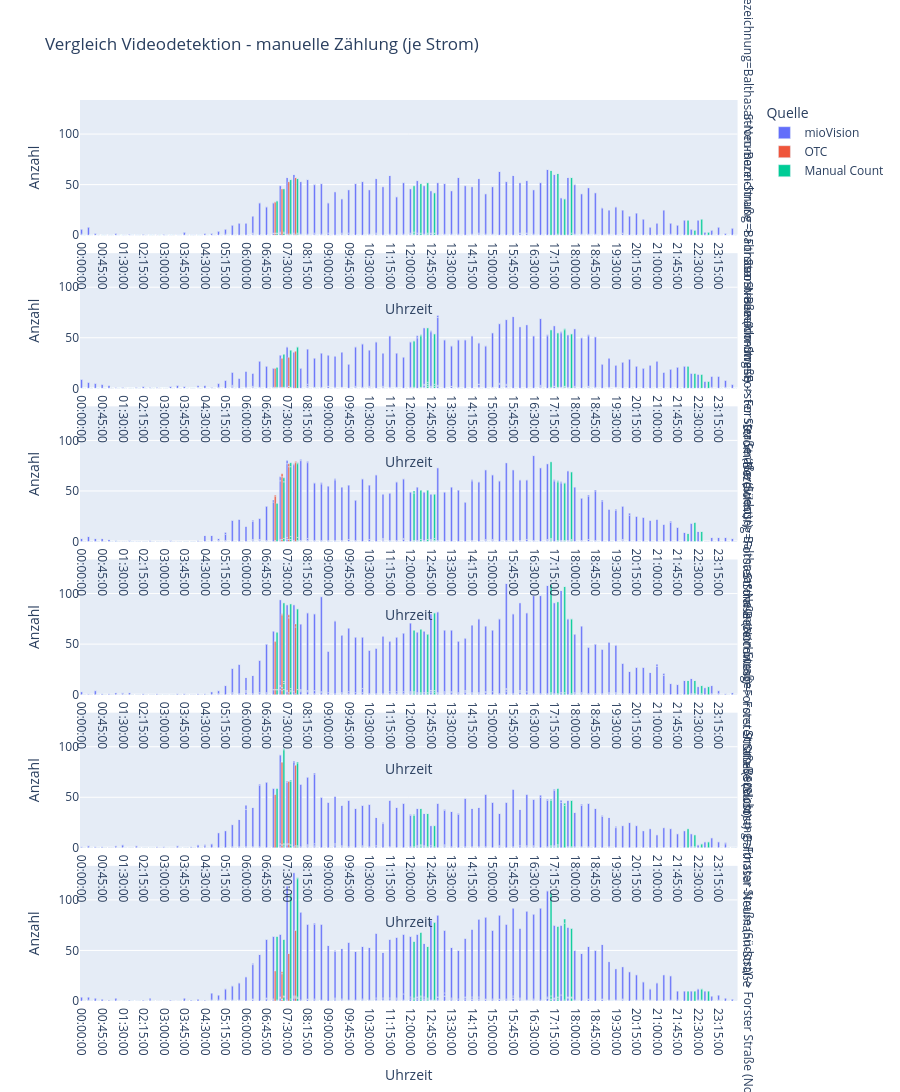

Notebook code cell kept with this figure:
### Code cell
plot_data = flow_plot_data
fig = px.bar(
    plot_data,
    x="Uhrzeit",
    y="Anzahl",
    color="Quelle",
    category_orders={"Quelle": ["mioVision", "OTC", "Manual Count"]},
    barmode="group",
    facet_row="Strom-Bezeichnung",
    height=len(plot_data["Strom-Bezeichnung"].unique()) * 500,
    facet_row_spacing=0.02,
    title="Vergleich Videodetektion - manuelle Zählung (je Strom)",
    custom_data=["Quelle", "Fzg-Typ"],
)
fig.update_xaxes(title="Uhrzeit", visible=True, showticklabels=True)
fig.update_traces(
    hovertemplate="Time:%{x}<br>Value:%{value}<br>Fzg-Typ:%{customdata[1]}"
)
#fig.write_html("")
fig.show()

### Figure 1 — Plotly figure (JSON) as saved in the notebook; plotly's stock layout.template omitted (floating-point values rounded to 4 significant figures; data arrays with more than 128 entries replaced by an {"elided": "..."} marker saying what was removed)
{"data": [{"alignmentgroup": "True", "customdata": {"elided": "480x2 str values"}, "hovertemplate": "Time:%{x}<br>Value:%{value}<br>Fzg-Typ:%{customdata[1]}", "legendgroup": "mioVision", "marker": {"color": "#636efa", "pattern": {"shape": ""}}, "name": "mioVision", "offsetgroup": "mioVision", "orientation": "v", "showlegend": true, "textposition": "auto", "type": "bar", "x": {"elided": "480 str values"}, "xaxis": "x6", "y": {"elided": "480 int values"}, "yaxis": "y6"}, {"alignmentgroup": "True", "customdata": {"elided": "480x2 str values"}, "hovertemplate": "Time:%{x}<br>Value:%{value}<br>Fzg-Typ:%{customdata[1]}", "legendgroup": "mioVision", "marker": {"color": "#636efa", "pattern": {"shape": ""}}, "name": "mioVision", "offsetgroup": "mioVision", "orientation": "v", "showlegend": false, "textposition": "auto", "type": "bar", "x": {"elided": "480 str values"}, "xaxis": "x5", "y": {"elided": "480 int values"}, "yaxis": "y5"}, {"alignmentgroup": "True", "customdata": {"elided": "480x2 str values"}, "hovertemplate": "Time:%{x}<br>Value:%{value}<br>Fzg-Typ:%{customdata[1]}", "legendgroup": "mioVision", "marker": {"color": "#636efa", "pattern": {"shape": ""}}, "name": "mioVision", "offsetgroup": "mioVision", "orientation": "v", "showlegend": false, "textposition": "auto", "type": "bar", "x": {"elided": "480 str values"}, "xaxis": "x4", "y": {"elided": "480 int values"}, "yaxis": "y4"}, {"alignmentgroup": "True", "customdata": {"elided": "480x2 str values"}, "hovertemplate": "Time:%{x}<br>Value:%{value}<br>Fzg-Typ:%{customdata[1]}", "legendgroup": "mioVision", "marker": {"color": "#636efa", "pattern": {"shape": ""}}, "name": "mioVision", "offsetgroup": "mioVision", "orientation": "v", "showlegend": false, "textposition": "auto", "type": "bar", "x": {"elided": "480 str values"}, "xaxis": "x3", "y": {"elided": "480 int values"}, "yaxis": "y3"}, {"alignmentgroup": "True", "customdata": {"elided": "480x2 str values"}, "hovertemplate": "Time:%{x}<br>Value:%{value}<br>Fzg-Typ:%{customdata[1]}", "legendgroup": "mioVision", "marker": {"color": "#636efa", "pattern": {"shape": ""}}, "name": "mioVision", "offsetgroup": "mioVision", "orientation": "v", "showlegend": false, "textposition": "auto", "type": "bar", "x": {"elided": "480 str values"}, "xaxis": "x2", "y": {"elided": "480 int values"}, "yaxis": "y2"}, {"alignmentgroup": "True", "customdata": {"elided": "480x2 str values"}, "hovertemplate": "Time:%{x}<br>Value:%{value}<br>Fzg-Typ:%{customdata[1]}", "legendgroup": "mioVision", "marker": {"color": "#636efa", "pattern": {"shape": ""}}, "name": "mioVision", "offsetgroup": "mioVision", "orientation": "v", "showlegend": false, "textposition": "auto", "type": "bar", "x": {"elided": "480 str values"}, "xaxis": "x", "y": {"elided": "480 int values"}, "yaxis": "y"}, {"alignmentgroup": "True", "customdata": {"elided": "480x2 str values"}, "hovertemplate": "Time:%{x}<br>Value:%{value}<br>Fzg-Typ:%{customdata[1]}", "legendgroup": "OTC", "marker": {"color": "#EF553B", "pattern": {"shape": ""}}, "name": "OTC", "offsetgroup": "OTC", "orientation": "v", "showlegend": true, "textposition": "auto", "type": "bar", "x": {"elided": "480 str values"}, "xaxis": "x6", "y": {"elided": "480 int values"}, "yaxis": "y6"}, {"alignmentgroup": "True", "customdata": {"elided": "480x2 str values"}, "hovertemplate": "Time:%{x}<br>Value:%{value}<br>Fzg-Typ:%{customdata[1]}", "legendgroup": "OTC", "marker": {"color": "#EF553B", "pattern": {"shape": ""}}, "name": "OTC", "offsetgroup": "OTC", "orientation": "v", "showlegend": false, "textposition": "auto", "type": "bar", "x": {"elided": "480 str values"}, "xaxis": "x5", "y": {"elided": "480 int values"}, "yaxis": "y5"}, {"alignmentgroup": "True", "customdata": {"elided": "480x2 str values"}, "hovertemplate": "Time:%{x}<br>Value:%{value}<br>Fzg-Typ:%{customdata[1]}", "legendgroup": "OTC", "marker": {"color": "#EF553B", "pattern": {"shape": ""}}, "name": "OTC", "offsetgroup": "OTC", "orientation": "v", "showlegend": false, "textposition": "auto", "type": "bar", "x": {"elided": "480 str values"}, "xaxis": "x4", "y": {"elided": "480 int values"}, "yaxis": "y4"}, {"alignmentgroup": "True", "customdata": {"elided": "480x2 str values"}, "hovertemplate": "Time:%{x}<br>Value:%{value}<br>Fzg-Typ:%{customdata[1]}", "legendgroup": "OTC", "marker": {"color": "#EF553B", "pattern": {"shape": ""}}, "name": "OTC", "offsetgroup": "OTC", "orientation": "v", "showlegend": false, "textposition": "auto", "type": "bar", "x": {"elided": "480 str values"}, "xaxis": "x3", "y": {"elided": "480 int values"}, "yaxis": "y3"}, {"alignmentgroup": "True", "customdata": {"elided": "480x2 str values"}, "hovertemplate": "Time:%{x}<br>Value:%{value}<br>Fzg-Typ:%{customdata[1]}", "legendgroup": "OTC", "marker": {"color": "#EF553B", "pattern": {"shape": ""}}, "name": "OTC", "offsetgroup": "OTC", "orientation": "v", "showlegend": false, "textposition": "auto", "type": "bar", "x": {"elided": "480 str values"}, "xaxis": "x2", "y": {"elided": "480 int values"}, "yaxis": "y2"}, {"alignmentgroup": "True", "customdata": {"elided": "480x2 str values"}, "hovertemplate": "Time:%{x}<br>Value:%{value}<br>Fzg-Typ:%{customdata[1]}", "legendgroup": "OTC", "marker": {"color": "#EF553B", "pattern": {"shape": ""}}, "name": "OTC", "offsetgroup": "OTC", "orientation": "v", "showlegend": false, "textposition": "auto", "type": "bar", "x": {"elided": "480 str values"}, "xaxis": "x", "y": {"elided": "480 int values"}, "yaxis": "y"}, {"alignmentgroup": "True", "customdata": {"elided": "480x2 str values"}, "hovertemplate": "Time:%{x}<br>Value:%{value}<br>Fzg-Typ:%{customdata[1]}", "legendgroup": "Manual Count", "marker": {"color": "#00cc96", "pattern": {"shape": ""}}, "name": "Manual Count", "offsetgroup": "Manual Count", "orientation": "v", "showlegend": true, "textposition": "auto", "type": "bar", "x": {"elided": "480 str values"}, "xaxis": "x6", "y": {"elided": "480 int values"}, "yaxis": "y6"}, {"alignmentgroup": "True", "customdata": {"elided": "480x2 str values"}, "hovertemplate": "Time:%{x}<br>Value:%{value}<br>Fzg-Typ:%{customdata[1]}", "legendgroup": "Manual Count", "marker": {"color": "#00cc96", "pattern": {"shape": ""}}, "name": "Manual Count", "offsetgroup": "Manual Count", "orientation": "v", "showlegend": false, "textposition": "auto", "type": "bar", "x": {"elided": "480 str values"}, "xaxis": "x5", "y": {"elided": "480 int values"}, "yaxis": "y5"}, {"alignmentgroup": "True", "customdata": {"elided": "480x2 str values"}, "hovertemplate": "Time:%{x}<br>Value:%{value}<br>Fzg-Typ:%{customdata[1]}", "legendgroup": "Manual Count", "marker": {"color": "#00cc96", "pattern": {"shape": ""}}, "name": "Manual Count", "offsetgroup": "Manual Count", "orientation": "v", "showlegend": false, "textposition": "auto", "type": "bar", "x": {"elided": "480 str values"}, "xaxis": "x4", "y": {"elided": "480 int values"}, "yaxis": "y4"}, {"alignmentgroup": "True", "customdata": {"elided": "480x2 str values"}, "hovertemplate": "Time:%{x}<br>Value:%{value}<br>Fzg-Typ:%{customdata[1]}", "legendgroup": "Manual Count", "marker": {"color": "#00cc96", "pattern": {"shape": ""}}, "name": "Manual Count", "offsetgroup": "Manual Count", "orientation": "v", "showlegend": false, "textposition": "auto", "type": "bar", "x": {"elided": "480 str values"}, "xaxis": "x3", "y": {"elided": "480 int values"}, "yaxis": "y3"}, {"alignmentgroup": "True", "customdata": {"elided": "480x2 str values"}, "hovertemplate": "Time:%{x}<br>Value:%{value}<br>Fzg-Typ:%{customdata[1]}", "legendgroup": "Manual Count", "marker": {"color": "#00cc96", "pattern": {"shape": ""}}, "name": "Manual Count", "offsetgroup": "Manual Count", "orientation": "v", "showlegend": false, "textposition": "auto", "type": "bar", "x": {"elided": "480 str values"}, "xaxis": "x2", "y": {"elided": "480 int values"}, "yaxis": "y2"}, {"alignmentgroup": "True", "customdata": {"elided": "480x2 str values"}, "hovertemplate": "Time:%{x}<br>Value:%{value}<br>Fzg-Typ:%{customdata[1]}", "legendgroup": "Manual Count", "marker": {"color": "#00cc96", "pattern": {"shape": ""}}, "name": "Manual Count", "offsetgroup": "Manual Count", "orientation": "v", "showlegend": false, "textposition": "auto", "type": "bar", "x": {"elided": "480 str values"}, "xaxis": "x", "y": {"elided": "480 int values"}, "yaxis": "y"}], "layout": {"annotations": [{"font": {}, "showarrow": false, "text": "Strom-Bezeichnung=Forster Straße (Südost) -> Forster Straße (Nordwest)", "textangle": 90, "x": 0.98, "xanchor": "left", "xref": "paper", "y": 0.075, "yanchor": "middle", "yref": "paper"}, {"font": {}, "showarrow": false, "text": "Strom-Bezeichnung=Forster Straße (Südost) -> Balthasar-Neumann-Straße", "textangle": 90, "x": 0.98, "xanchor": "left", "xref": "paper", "y": 0.245, "yanchor": "middle", "yref": "paper"}, {"font": {}, "showarrow": false, "text": "Strom-Bezeichnung=Forster Straße (Nordwest) -> Forster Straße (Südost)", "textangle": 90, "x": 0.98, "xanchor": "left", "xref": "paper", "y": 0.415, "yanchor": "middle", "yref": "paper"}, {"font": {}, "showarrow": false, "text": "Strom-Bezeichnung=Forster Straße (Nordwest) -> Balthasar-Neumann-Straße", "textangle": 90, "x": 0.98, "xanchor": "left", "xref": "paper", "y": 0.585, "yanchor": "middle", "yref": "paper"}, {"font": {}, "showarrow": false, "text": "Strom-Bezeichnung=Balthasar-Neumann-Straße -> Forster Straße (Südost)", "textangle": 90, "x": 0.98, "xanchor": "left", "xref": "paper", "y": 0.755, "yanchor": "middle", "yref": "paper"}, {"font": {}, "showarrow": false, "text": "Strom-Bezeichnung=Balthasar-Neumann-Straße -> Forster Straße (Nordwest)", "textangle": 90, "x": 0.98, "xanchor": "left", "xref": "paper", "y": 0.925, "yanchor": "middle", "yref": "paper"}], "barmode": "group", "height": 3000, "legend": {"title": {"text": "Quelle"}, "tracegroupgap": 0}, "title": {"text": "Vergleich Videodetektion - manuelle Zählung (je Strom)"}, "xaxis": {"anchor": "y", "domain": [0, 0.98], "showticklabels": true, "title": {"text": "Uhrzeit"}, "visible": true}, "xaxis2": {"anchor": "y2", "domain": [0, 0.98], "matches": "x", "showticklabels": true, "title": {"text": "Uhrzeit"}, "visible": true}, "xaxis3": {"anchor": "y3", "domain": [0, 0.98], "matches": "x", "showticklabels": true, "title": {"text": "Uhrzeit"}, "visible": true}, "xaxis4": {"anchor": "y4", "domain": [0, 0.98], "matches": "x", "showticklabels": true, "title": {"text": "Uhrzeit"}, "visible": true}, "xaxis5": {"anchor": "y5", "domain": [0, 0.98], "matches": "x", "showticklabels": true, "title": {"text": "Uhrzeit"}, "visible": true}, "xaxis6": {"anchor": "y6", "domain": [0, 0.98], "matches": "x", "showticklabels": true, "title": {"text": "Uhrzeit"}, "visible": true}, "yaxis": {"anchor": "x", "domain": [0, 0.15], "title": {"text": "Anzahl"}}, "yaxis2": {"anchor": "x2", "domain": [0.17, 0.32], "matches": "y", "title": {"text": "Anzahl"}}, "yaxis3": {"anchor": "x3", "domain": [0.34, 0.49], "matches": "y", "title": {"text": "Anzahl"}}, "yaxis4": {"anchor": "x4", "domain": [0.51, 0.66], "matches": "y", "title": {"text": "Anzahl"}}, "yaxis5": {"anchor": "x5", "domain": [0.68, 0.83], "matches": "y", "title": {"text": "Anzahl"}}, "yaxis6": {"anchor": "x6", "domain": [0.85, 1], "matches": "y", "title": {"text": "Anzahl"}}}}
